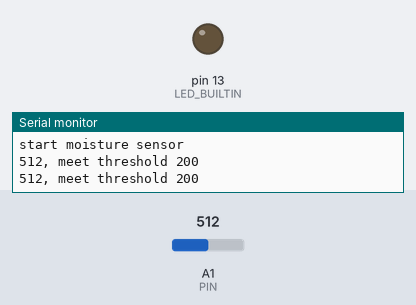
Bench run of a sketch on a simulated Arduino Uno, built with avr-gcc and run on an emulated ATmega328P. Shown: output pins drawn as LEDs (lit = HIGH), the last lines printed to the serial monitor. The inputs (shaded band) are chosen by the test bench; at power-on: A1 (PIN) = 512.

Above: at 5.8 s.
5.9 s: A1 (PIN) set to 211
11.9 s: A1 (PIN) set to 188
At 20.0 s:
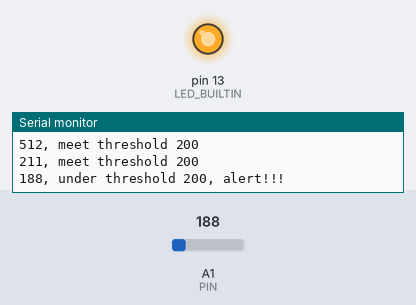
Timing chart, 0 to 23.9 s (numbered marks = the images above; inputs shaded):
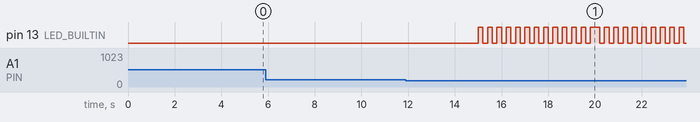

The sketch:

moisture_sensor.ino
```cpp
#define PIN A1
#define BLINK_INTERVAL 200
#define DETECT_INTERVAL 5000
#define THRESHOLD 200

void setup() {
  pinMode(LED_BUILTIN, OUTPUT);
  Serial.begin(9600);
  Serial.println("start moisture sensor");
}

void loop() {
  int value = analogRead(PIN);
  Serial.print(value);
  if (value < int(THRESHOLD)) {
    Serial.print(", under threshold ");
    Serial.print(THRESHOLD);
    Serial.println(", alert!!!");
    blink(int(DETECT_INTERVAL), int(BLINK_INTERVAL));
  }
  else {
    Serial.print(", meet threshold ");
    Serial.println(THRESHOLD);
    delay(int(DETECT_INTERVAL));
  }
}

void blink(int dur, int blint) {
  for(int i = 0, led = 0; i < dur; i += blint) {
    if (!led) {
      digitalWrite(LED_BUILTIN, HIGH);
      led = 1;
    }
    else {
      digitalWrite(LED_BUILTIN, LOW);
      led = 0;
    }
    delay(blint);
  }

  digitalWrite(LED_BUILTIN, LOW);
}
```

Measured:
- the behaviour switches between 200 and 199 on A1 (PIN) (found by bisection; images 0 and 1)
- after the input at 11.9 s, pin 13 (LED_BUILTIN): goes 12 × (HIGH 0.20 s, LOW 0.20 s), HIGH 0.40 s, 9 × (LOW 0.20 s, HIGH 0.20 s), then LOW, starting after 3.1 s
